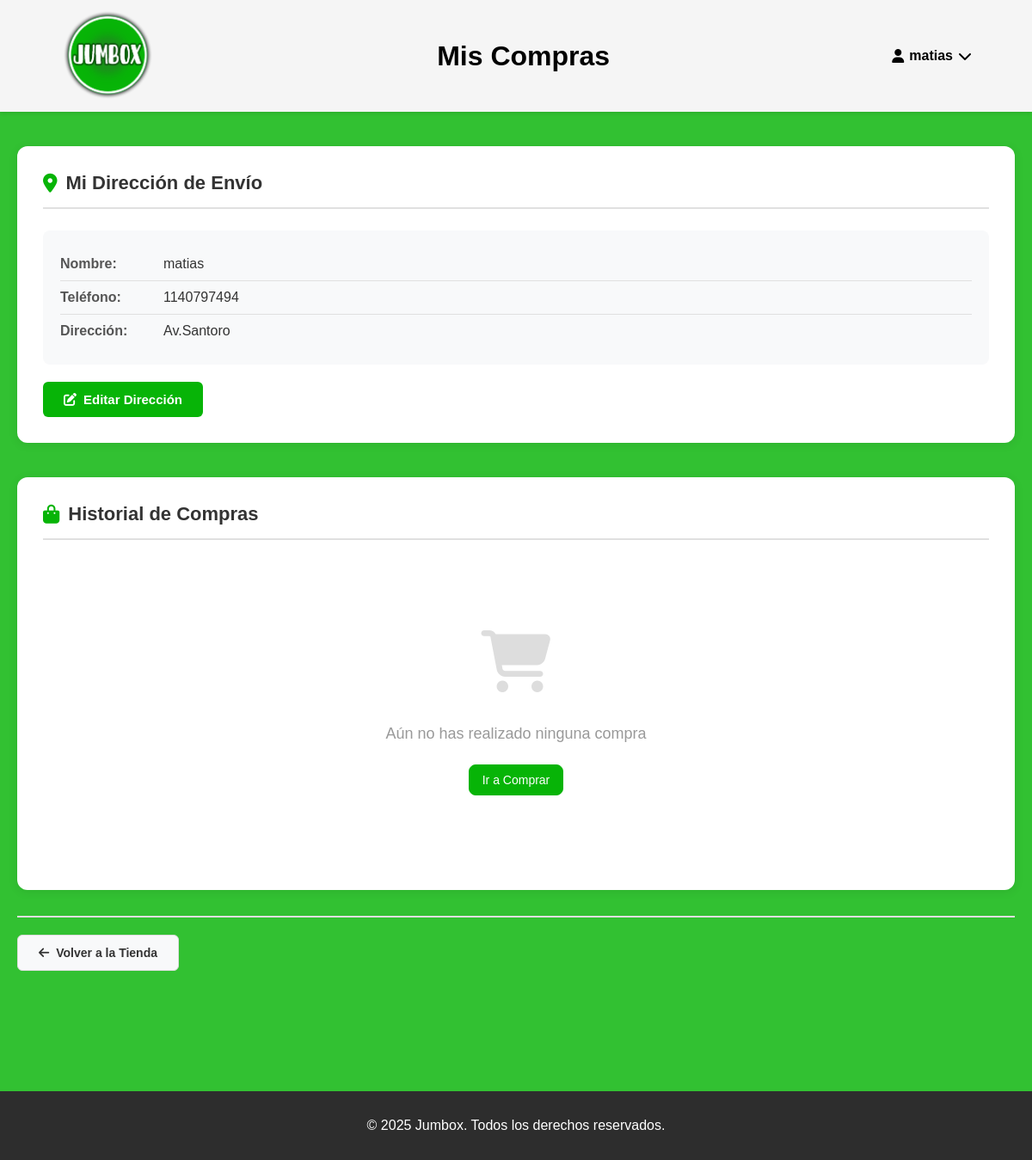
/mis-compras (signed in), run on an earlier commit of the app's database.
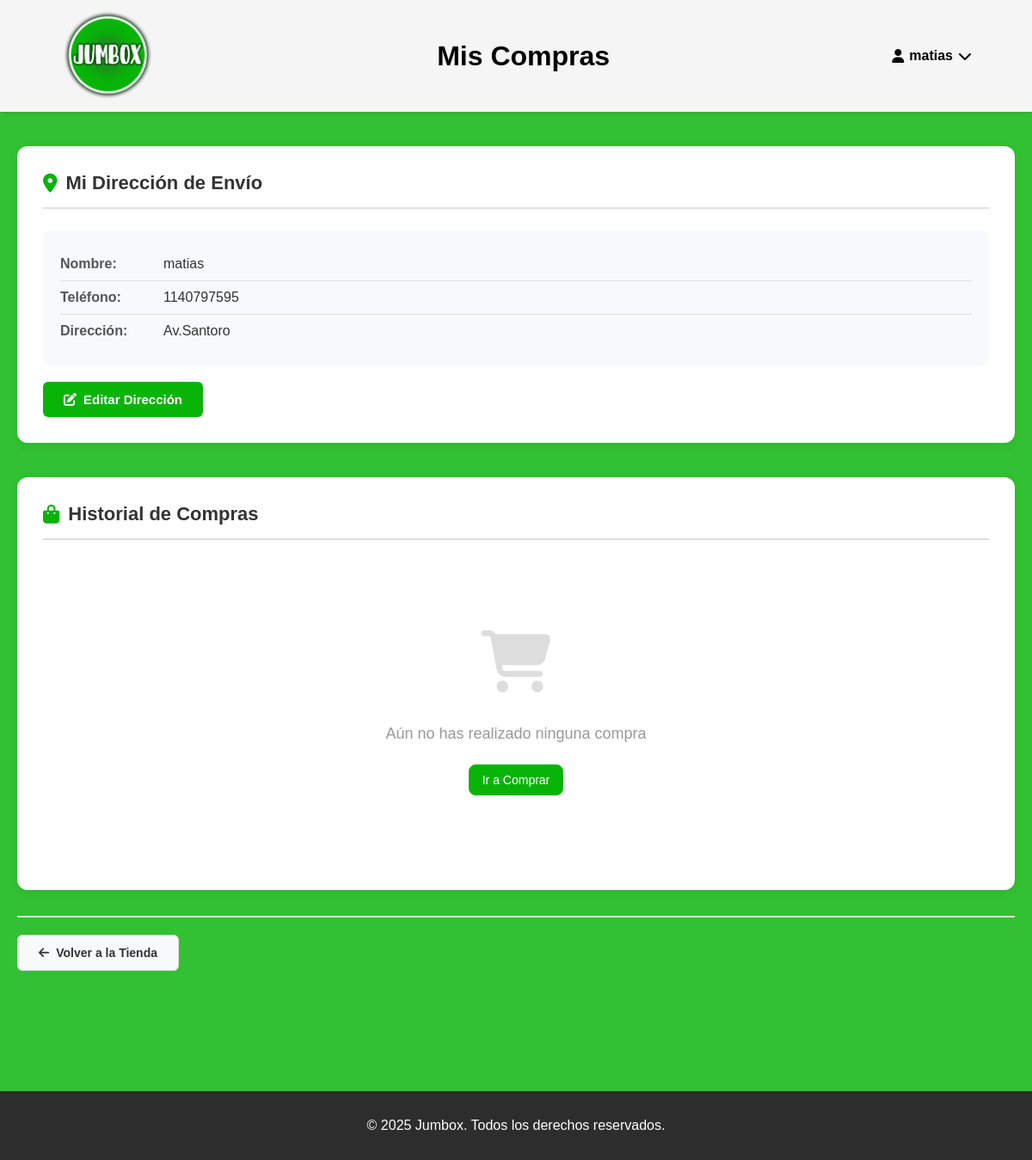
And on a later commit of the database.
### tables this page shows
CREATE TABLE cliente (
  id_cliente INTEGER PRIMARY KEY AUTOINCREMENT,
  nombre TEXT NOT NULL,
  direccion TEXT NOT NULL,
  telefono INTEGER NOT NULL UNIQUE,
  contrasena TEXT,
  tipo TEXT DEFAULT 'usuario'
);

### app/user/routes.py (the view, shortened to what this page needs)
@user_bp.route('/mis-compras')
def mis_compras():
    resp = require_login_redirect()
    if resp:
        return resp
    if session.get('tipo') != 'usuario':
        flash("No autorizado.", "error")
        return redirect(url_for('main.home'))
    id_cliente = session['id_cliente']
    with get_conn() as conn:
        cliente = conn.execute("""
            SELECT nombre, direccion, telefono
            FROM cliente
            WHERE id_cliente = ?
        """, (id_cliente,)).fetchone()
        pedidos = conn.execute("""
            SELECT
                p.id_pedido,
                p.fecha,
                p.estado,
                s.nombre AS sucursal,
                GROUP_CONCAT(prod.nombre || '|' || dp.cantidad || '|' || prod.precio, '###') AS productos_info,
                SUM(dp.cantidad * prod.precio) AS total
            FROM pedido p
            LEFT JOIN cliente s ON s.id_cliente = p.fk_sucursal
            JOIN detalles_pedido dp ON dp.fk_pedido = p.id_pedido
            JOIN producto prod ON prod.id_producto = dp.fk_producto
            WHERE p.fk_cliente = ?
            GROUP BY p.id_pedido
            ORDER BY p.id_pedido DESC
        """, (id_cliente,)).fetchall()
        pedidos_procesados = []
    return render_template('compras_cliente.html',
                        cliente=cliente,
                        pedidos=pedidos_procesados)

### app/utils.py (called while the page is built)
def get_conn():
    conn = sqlite3.connect(current_app.config["DB_NAME"])
    conn.row_factory = sqlite3.Row
    conn.execute("PRAGMA foreign_keys = ON;")
    return conn

def require_login_redirect():
    if 'id_cliente' not in session:
        flash("Necesitás iniciar sesión.", "error")
        return redirect(url_for('auth.login'))
    return None

### templates/user/compras_cliente.html (shortened to what this page needs)
<!DOCTYPE html>
<html lang="es">
<head>
    <link rel="stylesheet" href="{{ url_for('static', filename='style.css') }}">
    <link rel="stylesheet" href="https://cdnjs.cloudflare.com/ajax/libs/font-awesome/6.5.0/css/all.min.css">
</head>
<body>
    <header class="main-header">
        <div class="logo">
            <a href="{{ url_for('main.home') }}">
                <img src="{{ url_for('static', filename='img/logo.png') }}" alt="Jumbox">
            </a>
        </div>
        <div class="titulo-header">
            <h1>Mis Compras</h1>
        </div>
        <div class="cuenta" tabindex="0">
            <div class="cuenta-btn">
                <i class="fa-solid fa-user"></i>
                <span>{{ session.get('nombre', 'Usuario') }}</span>
                <i class="fa-solid fa-chevron-down"></i>
            </div>
        </div>
    </header>
    <main>
        <div class="compras-container">
            <div class="direccion-section">
                <div class="card-direccion">
                    <h2><i class="fa-solid fa-location-dot"></i> Mi Dirección de Envío</h2>
                    <div class="direccion-info">
                        <div class="info-row">
                            <span class="label">Nombre:</span>
                            <span class="valor">{{ cliente['nombre'] }}</span>
                        </div>
                        <div class="info-row">
                            <span class="label">Teléfono:</span>
                            <span class="valor">{{ cliente['telefono'] }}</span>
                        </div>
                        <div class="info-row">
                            <span class="label">Dirección:</span>
                            <span class="valor" id="direccionActual">{{ cliente['direccion'] }}</span>
                        </div>
                    </div>
                    <button class="btn-editar-direccion" onclick="toggleEditarDireccion()">
                        <i class="fa-solid fa-pen-to-square"></i> Editar Dirección
                    </button>
                </div>
            </div>
            <div class="historial-section">
                <h2><i class="fa-solid fa-shopping-bag"></i> Historial de Compras</h2>
                {% if pedidos %}
                    <div class="pedidos-lista">
                        {% for pedido in pedidos %}
                        <div class="pedido-item">
                            <div class="pedido-header" data-id="{{ pedido['id_pedido'] }}" onclick="togglePedido(this.dataset.id)">
                                <div class="pedido-info-principal">
                                    <div class="pedido-fecha">
                                        <i class="fa-solid fa-calendar"></i>
                                        <span>{{ pedido['fecha'] }}</span>
                                    </div>
                                    <div class="pedido-numero">
                                        <strong>Pedido #{{ pedido['id_pedido'] }}</strong>
                                    </div>
                                    <div class="pedido-sucursal">
                                        <i class="fa-solid fa-store"></i> {{ pedido['sucursal'] }}
                                    </div>
                                </div>
                                <div class="pedido-info-secundaria">
                                    <div class="pedido-total">
                                        <span class="label-total">Total:</span>
                                        <span class="valor-total">${{ "%.2f"|format(pedido['total']) }}</span>
                                    </div>
                                    <div class="pedido-estado">
                                        {% if pedido['estado'] == 'enviado' %}
                                            <span class="estado-badge enviado">
                                                <i class="fa-solid fa-truck"></i> Enviado
                                            </span>
                                        {% elif pedido['estado'] == 'pendiente' %}
                                            <span class="estado-badge pendiente">
                                                <i class="fa-solid fa-clock"></i> Pendiente
                                            </span>
                                        {% else %}
                                            <span class="estado-badge pendiente">
                                                <i class="fa-solid fa-clock"></i> {{ pedido['estado']|capitalize }}
                                            </span>
                                        {% endif %}
                                    </div>
                                    <div class="pedido-toggle">
                                        <i class="fa-solid fa-chevron-down"></i>
                                    </div>
                                </div>
                            </div>
                            <div class="pedido-detalles" id="detalles-{{ pedido['id_pedido'] }}" style="display: none;">
                                <h4>Productos del pedido:</h4>
                                <table class="tabla-productos-pedido">
                                    <thead>
                                        <tr>
                                            <th>Producto</th>
                                            <th class="center">Cantidad</th>
                                            <th class="right">Precio Unit.</th>
                                            <th class="right">Subtotal</th>
                                        </tr>
                                    </thead>
                                    <tbody>
                                        {% for producto in pedido['productos'] %}
                                        <tr>
                                            <td>{{ producto['nombre'] }}</td>
                                            <td class="center">{{ producto['cantidad'] }}</td>
                                            <td class="right">${{ "%.2f"|format(producto['precio']) }}</td>
                                            <td class="right">${{ "%.2f"|format(producto['subtotal']) }}</td>
                                        </tr>
                                        {% endfor %}
                                    </tbody>
                                    <tfoot>
                                        <tr>
                                            <td colspan="3" class="right"><strong>Total:</strong></td>
                                            <td class="right total-pedido"><strong>${{ "%.2f"|format(pedido['total']) }}</strong></td>
                                        </tr>
                                    </tfoot>
                                </table>
                            </div>
                        </div>
                        {% endfor %}
                    </div>
                {% else %}
                    <div class="sin-compras">
                        <i class="fa-solid fa-shopping-cart"></i>
                        <p>Aún no has realizado ninguna compra</p>
                        <a href="{{ url_for('main.home') }}" class="btn primary">
                            Ir a Comprar
                        </a>
                    </div>
                {% endif %}
            </div>
            <div class="acciones-footer">
                <a href="{{ url_for('main.home') }}" class="btn-volver">
                    <i class="fa-solid fa-arrow-left"></i> Volver a la Tienda
                </a>
            </div>
        </div>
    </main>
    <footer>
        <p>© 2025 Jumbox. Todos los derechos reservados.</p>
    </footer>
</body>
</html>

### static/style.css (style rules this page uses)
html, body { height: 100%; margin: 0; }
body { display: flex; flex-direction: column; min-height: 100vh; }
main { flex: 1; }
body { font-family: Arial, sans-serif; background-color: #07b407d2; margin: 0; padding: 0; }
.main-header { display: flex; align-items: center; justify-content: space-between; padding: 8px 30px; background-color: rgb(245, 245, 245); box-shadow: 0 2px 4px rgba(0,0,0,0.1); position: sticky; top: 0; z-index: 10; }
.logo img { width: 110px; height: auto; }
.cuenta { position: relative; }
.cuenta-btn { display: flex; align-items: center; font-weight: bold; cursor: pointer; white-space: nowrap; gap: 6px; }
footer { background-color: #2d2d2d; color: white; text-align: center; padding: 15px; position: relative; bottom: 0; margin-top: 100px; }
h2 { text-align: center; margin: 20px 0; color: #333; font-size: xx-large; }
.main-header { padding: 8px 70px; }
.btn { display: inline-block; border: 1px solid #bbb; background: #fff; padding: .55rem .9rem; border-radius: 8px; text-decoration: none; color: #222; font-size: 14px; cursor: pointer; }
.btn.primary { background-color: #07b407; border-color: #07b407; color: #fff; }
.acciones-footer { margin-top: 30px; padding-top: 20px; border-top: 2px solid #e0e0e0; display: flex; justify-content: flex-start; }
.btn-volver { display: inline-flex; align-items: center; gap: 8px; padding: 12px 24px; background-color: #f8f9fa; color: #333; border: 1px solid #ddd; border-radius: 6px; text-decoration: none; font-size: 14px; font-weight: 600; transition: all 0.3s ease; }
.compras-container { max-width: 1200px; margin: 40px auto; padding: 0 20px; }
.direccion-section { margin-bottom: 40px; }
.card-direccion { background: white; border-radius: 12px; padding: 30px; box-shadow: 0 2px 12px rgba(0, 0, 0, 0.08); }
.card-direccion h2 { margin: 0 0 25px 0; color: #333; font-size: 22px; display: flex; align-items: center; gap: 10px; padding-bottom: 15px; border-bottom: 2px solid #e0e0e0; }
.card-direccion h2 i { color: #07b407; }
.direccion-info { background: #f8f9fa; padding: 20px; border-radius: 8px; margin-bottom: 20px; }
.info-row { display: flex; padding: 10px 0; border-bottom: 1px solid #e0e0e0; }
.info-row:last-child { border-bottom: none; }
.info-row .label { font-weight: 600; color: #555; min-width: 120px; }
.info-row .valor { color: #333; flex: 1; }
.btn-editar-direccion { background-color: #07b407; color: white; border: none; padding: 12px 24px; border-radius: 6px; font-size: 15px; font-weight: 600; cursor: pointer; display: inline-flex; align-items: center; gap: 8px; transition: all 0.3s ease; }
.historial-section { background: white; border-radius: 12px; padding: 30px; box-shadow: 0 2px 12px rgba(0, 0, 0, 0.08); margin-bottom: 30px; }
.historial-section h2 { margin: 0 0 25px 0; color: #333; font-size: 22px; display: flex; align-items: center; gap: 10px; padding-bottom: 15px; border-bottom: 2px solid #e0e0e0; }
.historial-section h2 i { color: #07b407; }
.sin-compras { text-align: center; padding: 80px 20px; }
.sin-compras i { font-size: 72px; color: #ddd; margin-bottom: 20px; }
.sin-compras p { font-size: 18px; color: #999; margin-bottom: 25px; }
.acciones-footer { margin-top: 30px; display: flex; justify-content: flex-start; }

What changed in the data, as far as the page shows it:
changed cliente "matias": telefono "1140797494" → "1140797595"
